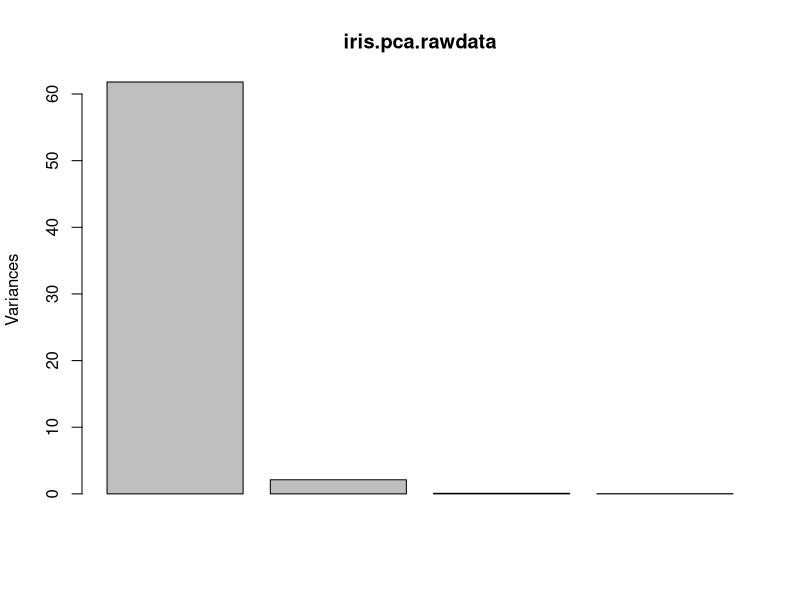
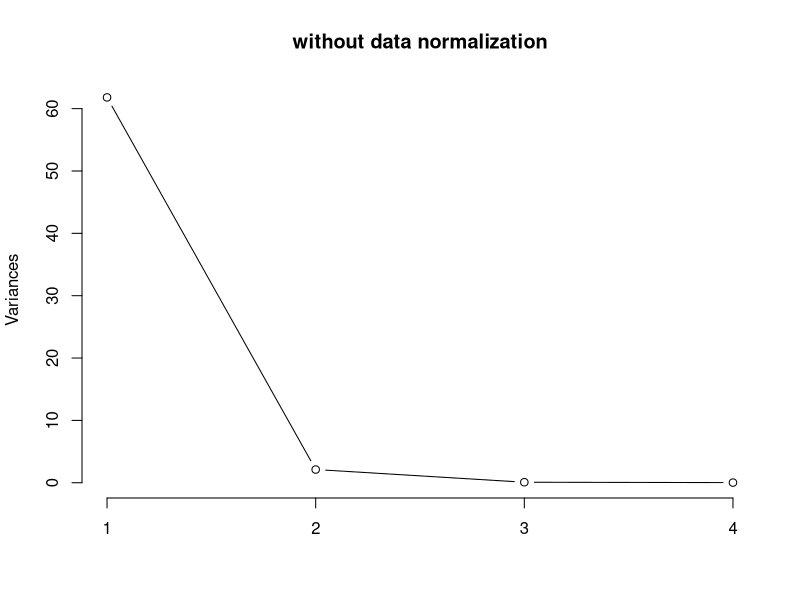
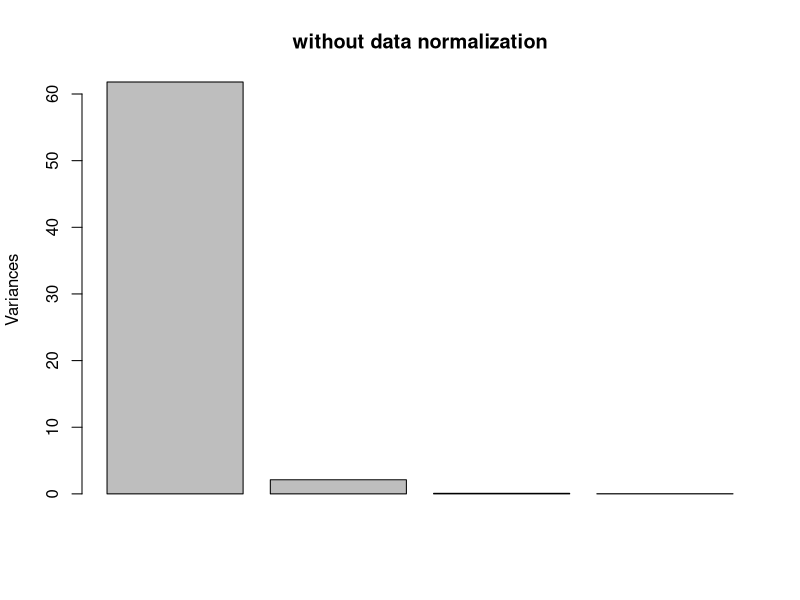
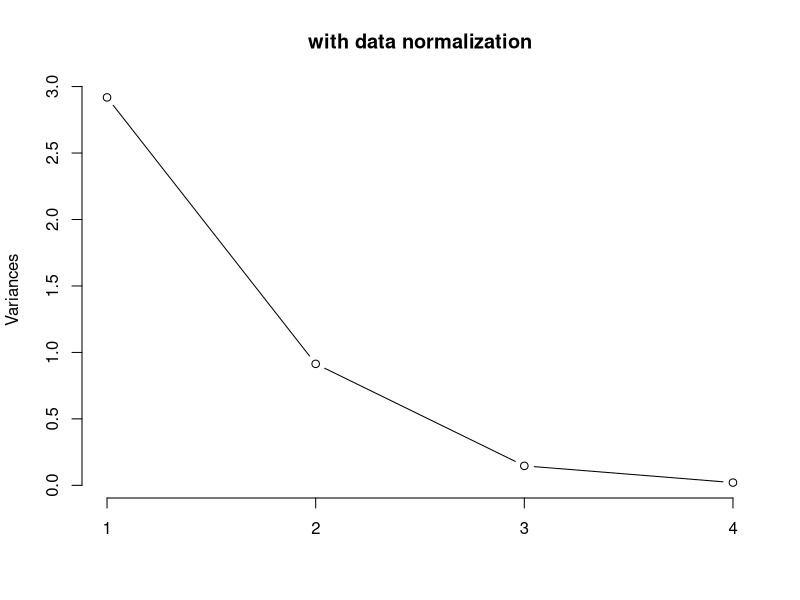
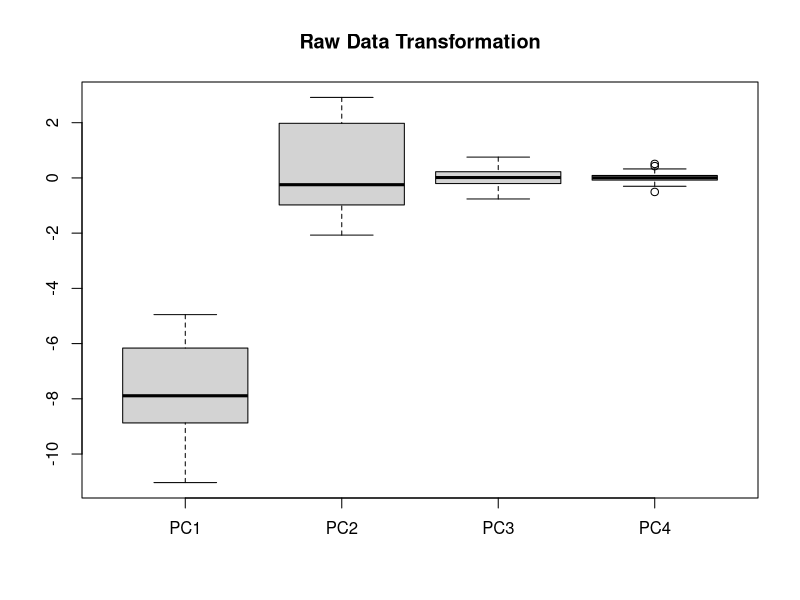
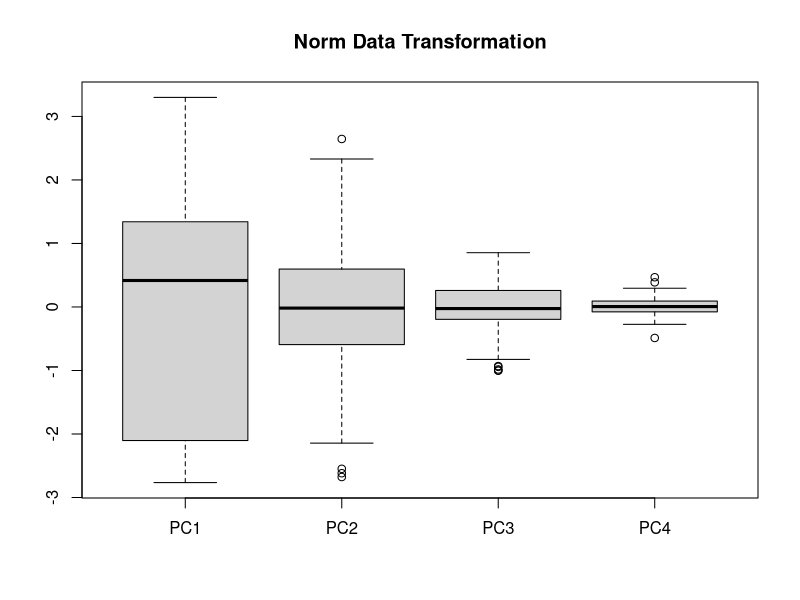
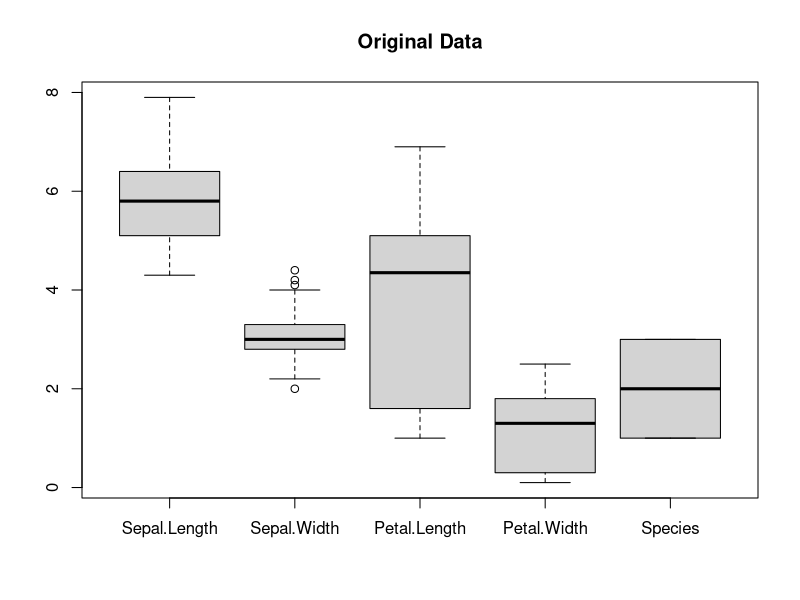
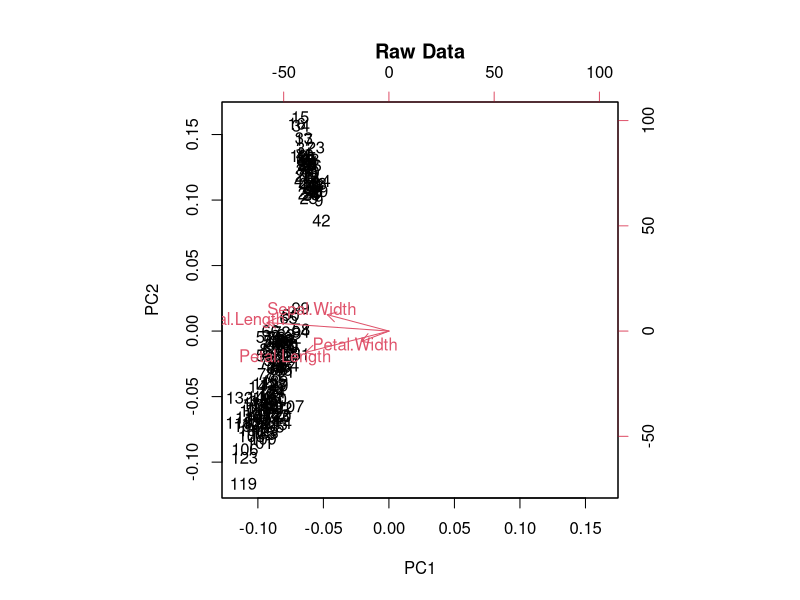

R code for these plots, in order:
##Ryecast

data(iris)
iris_x <- iris[,1:4]
iris.pca.rawdata <-prcomp(iris_x, scale = FALSE, center = FALSE)
iris.pca.rawdata
summary(iris.pca.rawdata)
plot(iris.pca.rawdata)
iris.pca.rawdata$loadings

###############################################################################


# # 1. Apply PCA on the indepenent variables of IRIS Dataset. 
# Hint: Use prcomp function from stats library. Load the data and keep only the first 4 variables.


data(iris)
iris_x <-iris[,1:4]
iris.pca.rawdata <- prcomp(iris_x, scale = FALSE, center= FALSE)
iris.pca.rawdata


iris.pca.rawdata$rotation ## The matrix that will multiply to get to the transformed data

head(iris.pca.rawdata$x) ## transformed data

## so to get the transformed data:

head(as.matrix(iris_x)%*%iris.pca.rawdata$rotation)

plot(iris.pca.rawdata, type = "l", main='without data normalization')


# 2. Plot the proportion of variancane explained by each component. 
### How many components will you choose to capture maximum variability in the data set?
#   ```{r}
plot(iris.pca.rawdata, main='without data normalization')


# 3. Apply normalization (scaling and centering) to your data. 
## Recalculate PCA with normalized data. 
#What is the effect of normalizing (centering and scaling) on the PCA results? How many components are more explanatory now ?
#   ```{r}
iris.pca.normdata <- prcomp(iris_x, scale = TRUE, center= TRUE)
iris.pca.normdata$rotation      # eigen vector / rotation matrix / tranformation matrix
head(iris.pca.normdata$x)       # Transformed data
#or
head(as.matrix(scale(iris_x)) %*% iris.pca.normdata$rotation)
plot(iris.pca.normdata, type = "l", main='with data normalization')


# 4. Boxplot the original dataset and transformed one. What do you observe?
#   Biplot the first two PCs. 
# ```{r}
boxplot(iris.pca.rawdata$x, main='Raw Data Transformation')
boxplot(iris.pca.normdata$x, main='Norm Data Transformation')
boxplot(iris, main='Original Data')

# 5. Visualize first two components of your PCA. Hint: biplot
# ```{r echo=TRUE}
biplot(iris.pca.rawdata, choices = 1:2, main='Raw Data')
biplot(iris.pca.normdata, choices = 1:2, main='Norm Data')

# 6. Check the correlations of the original dataset and the correlations of the PCs.
# ```{r}
cor(iris_x)

cor(iris.pca.rawdata$x)

cor(iris.pca.normdata$x)




